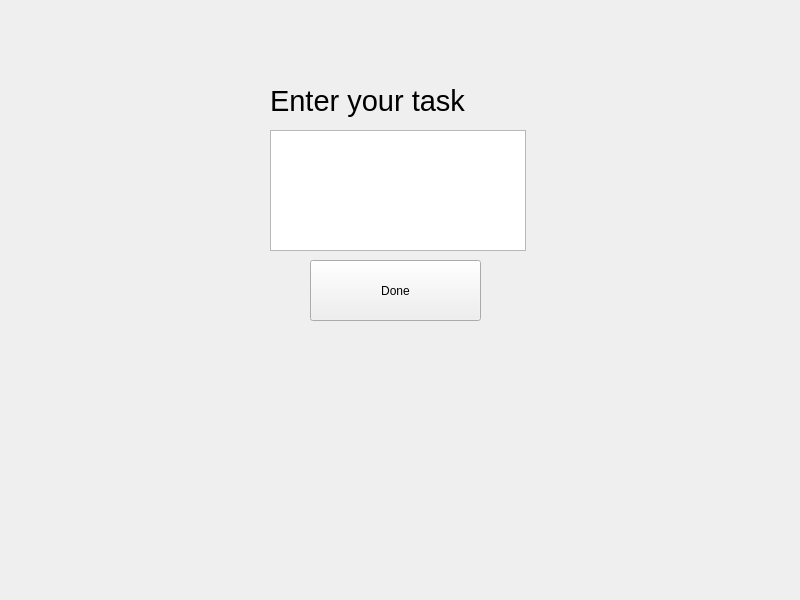
<?xml version="1.0" encoding="UTF-8"?>
<ui version="4.0">
 <class>card</class>
 <widget class="QWidget" name="card">
  <property name="geometry">
   <rect>
    <x>0</x>
    <y>0</y>
    <width>800</width>
    <height>600</height>
   </rect>
  </property>
  <property name="windowTitle">
   <string>Add Task</string>
  </property>
  <widget class="QTextEdit" name="taskName">
   <property name="geometry">
    <rect>
     <x>270</x>
     <y>130</y>
     <width>256</width>
     <height>121</height>
    </rect>
   </property>
  </widget>
  <widget class="QPushButton" name="done">
   <property name="geometry">
    <rect>
     <x>310</x>
     <y>260</y>
     <width>171</width>
     <height>61</height>
    </rect>
   </property>
   <property name="text">
    <string>Done</string>
   </property>
  </widget>
  <widget class="QLabel" name="label">
   <property name="geometry">
    <rect>
     <x>270</x>
     <y>80</y>
     <width>251</width>
     <height>41</height>
    </rect>
   </property>
   <property name="font">
    <font>
     <pointsize>22</pointsize>
    </font>
   </property>
   <property name="text">
    <string>Enter your task</string>
   </property>
  </widget>
 </widget>
 <resources/>
 <connections/>
</ui>
